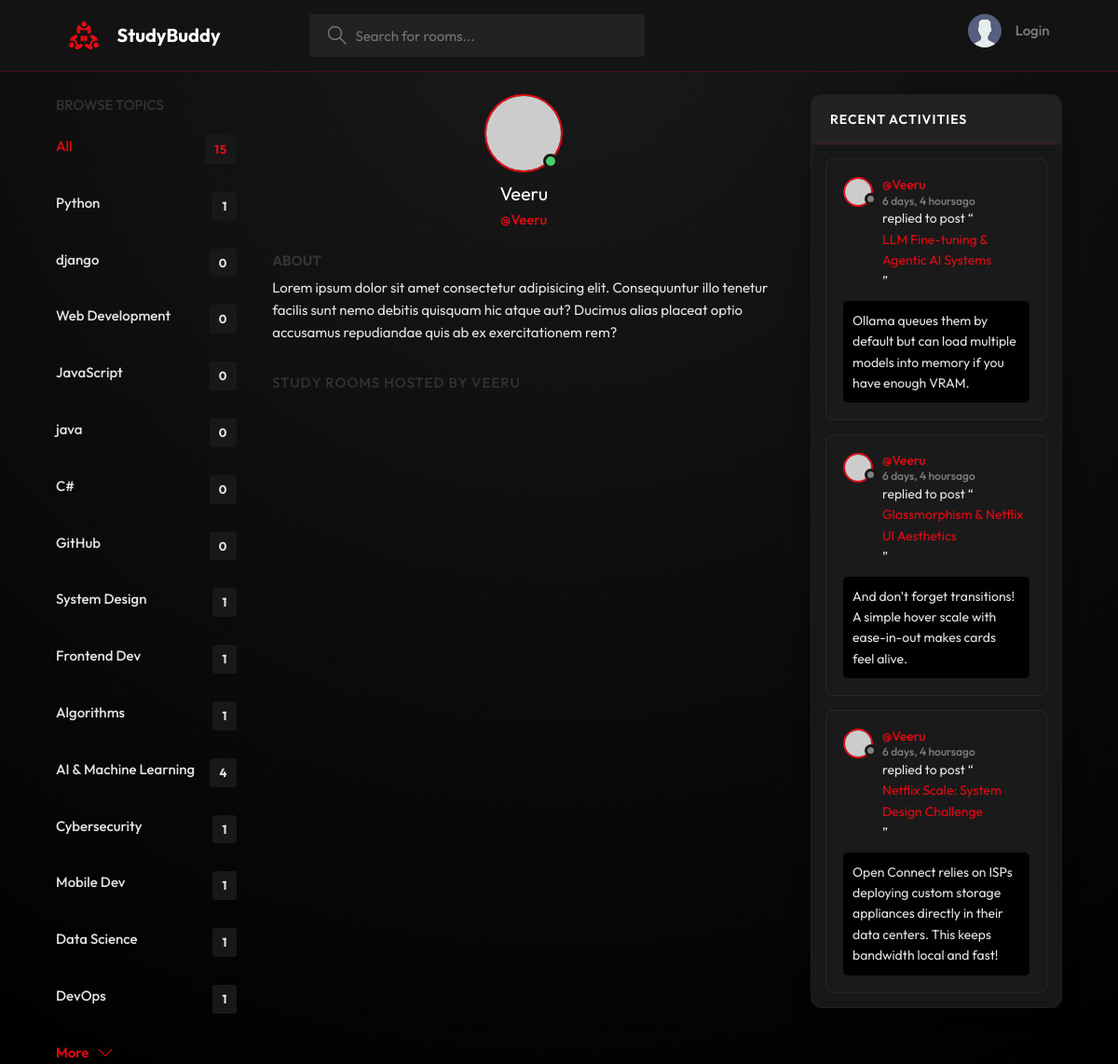
Page /profile/6/ on the earlier database version.
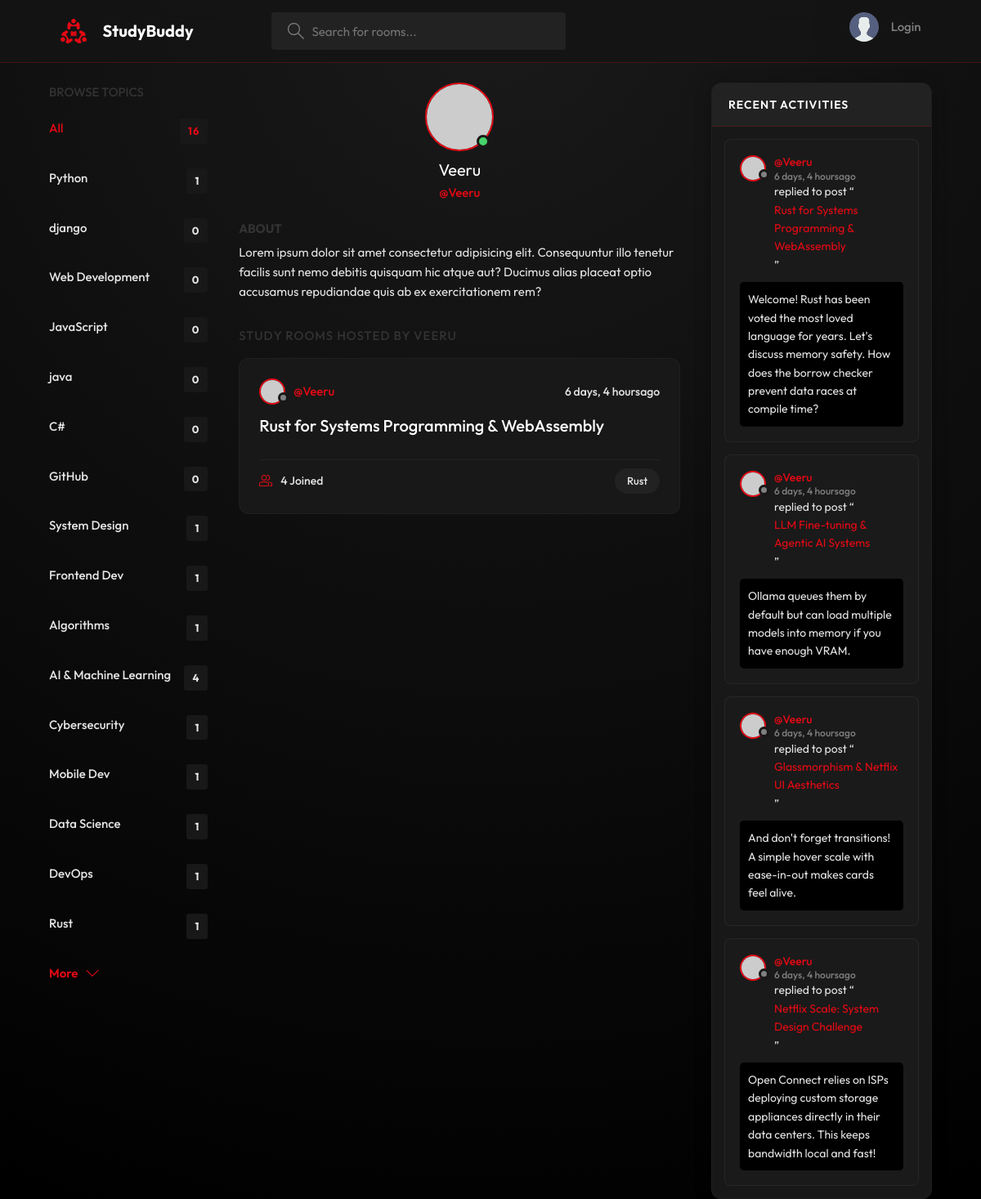
Same page on the later database version.
### base/models.py (models this page shows, shortened)
class Topic(models.Model):
    name = models.CharField(max_length=200)

class Message(models.Model):
    user = models.ForeignKey(User, on_delete = models.CASCADE)
    room = models.ForeignKey(Room, on_delete = models.CASCADE )
    body = models.TextField()
    updated = models.DateTimeField(auto_now=True)
    created = models.DateTimeField(auto_now_add=True)
    class Meta:
        ordering = ['-updated', '-created']

class Room(models.Model):
    host = models.ForeignKey(User, on_delete = models.SET_NULL, null=True)
    topic = models.ForeignKey(Topic, on_delete = models.SET_NULL, null=True)
    name = models.CharField(max_length=200)
    description = models.TextField(null=True, blank=True)
    participants = models.ManyToManyField(User, related_name='participants', blank=True)
    updated = models.DateTimeField(auto_now=True)
    created = models.DateTimeField(auto_now_add=True)
    class Meta:
        ordering = ['-updated', '-created']
    def __str__(self):
        return self.name

### base/views.py (the view)
# urls.py: path('profile/<str:pk>/', views.userProfile, name="user-profile"),
def userProfile(request,pk):
    user = User.objects.get(id=pk)
    room_messages = user.message_set.all().order_by('-created')
    topics = Topic.objects.all()
    rooms = user.room_set.all()
    context = {'user': user, 'rooms':rooms,
               'topics': topics,
               'room_messages':room_messages}
    return render(request, 'base/profile.html', context)

### base/templates/base/profile.html (shortened to what this page needs)
{% extends 'main.html' %}
{% block content %}
  <main class="profile-page layout layout--3">
    <div class="container">
      {% include 'base/topics_component.html' %}
      <div class="roomList">
        <div class="profile">
          <div class="profile__avatar">
            <div class="avatar avatar--large active">
              <img src="https://randomuser.me/api/portraits/men/11.jpg" />
            </div>
          </div>
          <div class="profile__info">
            <h3>{{user.username}}</h3>
            <p>@{{user.username}}</p>
          </div>
          <div class="profile__about">
            <h3>About</h3>
            <p>
              Lorem ipsum dolor sit amet consectetur adipisicing elit. Consequuntur illo tenetur
              facilis sunt nemo debitis quisquam hic atque aut? Ducimus alias placeat optio
              accusamus repudiandae quis ab ex exercitationem rem?
            </p>
          </div>
        </div>
        <div class="roomList__header">
          <div>
            <h2>Study Rooms Hosted by {{user.username}}</h2>
          </div>
        </div>
        {% include 'base/feed_component.html' %}
      </div>
      {% include 'base/activity_component.html' %}
    </div>
  </main>
{% endblock content %}

### templates/main.html (shortened to what this page needs)
<!DOCTYPE html>
{% load static %}
<html lang="en">
  <head>
    <link rel="stylesheet" href="{% static 'styles/style.css' %}?v=2" />
  </head>
  <body>
    {% include 'navbar.html' %}
    {% block content %}
    {% endblock content %}
  </body>
</html>

### templates/navbar.html (shortened to what this page needs)
    {% load static %}
    <header class="header header--loggedIn">
      <div class="container">
        <a href="{% url 'home' %}" class="header__logo">
          <img src="{% static 'images/logo.svg' %}?v=2" />
          <h1>StudyBuddy</h1>
        </a>
        <form class="header__search" method="GET" action="{% url 'home' %}">
          <label>
            <input name="q" placeholder="Search for rooms..." />
          </label>
        </form>
        <nav class="header__menu">
        {% if request.user.is_authenticated %}
          <div class="header__user">
            <a href="{% url 'update-user' %}">
              <div class="avatar avatar--medium active">
                <img src="https://randomuser.me/api/portraits/men/37.jpg" />
              </div>
              <p>{{request.user.username}}<span>@{{request.user.username}}</span></p>
            </a>
            <button class="dropdown-button">
              <svg version="1.1" xmlns="http://www.w3.org/2000/svg" width="32" height="32" viewBox="0 0 32 32">
                <title>chevron-down</title>
                <path d="M16 21l-13-13h-3l16 16 16-16h-3l-13 13z"></path>
              </svg>
            </button>
          </div>
          {% else %}
          <a href="{% url 'login' %}">
            <img src="{% static 'images/avatar.svg' %}" />
            <p>Login</p>
          </a>
          {% endif %}
        </nav>
      </div>
    </header>

### base/templates/base/topics_component.html
<div class="topics">
    <div class="topics__header">
            <h2>Browse Topics</h2>
    </div>
        <ul class="topics__list">
            <li>
              <a href="{% url 'home' %}" class="active">All<span>{{topics.count}}</span></a>
            </li>
            {% for topic in topics %}
            <li>
              <a href="{% url 'home' %}?q={{topic.name}}">{{topic.name}}<span>{{topic.room_set.all.count}}</span></a>
            </li>
            {% endfor%}
        </ul>
          <a class="btn btn--link" href="{% url 'topics' %}">
            More
            <svg version="1.1" xmlns="http://www.w3.org/2000/svg" width="32" height="32" viewBox="0 0 32 32">
              <title>chevron-down</title>
              <path d="M16 21l-13-13h-3l16 16 16-16h-3l-13 13z"></path>
            </svg>
          </a>
        </div>

### base/templates/base/feed_component.html (shortened to what this page needs)
{% for room in rooms %}
        <div class="roomListRoom">
            <div class="roomListRoom__header">
              <a href="{% url 'user-profile' room.host.id %}" class="roomListRoom__author">
                <div class="avatar avatar--small">
                  <img src="https://randomuser.me/api/portraits/women/11.jpg" />
                </div>
                <span>@{{room.host.username}}</span>
              </a>
              <div class="roomListRoom__actions">
                <span>{{room.created|timesince}}ago</span>
              </div>
            </div>
            <div class="roomListRoom__content">
              <a href="{% url 'room' room.id %}">{{room.name}}</a>
            </div>
            <div class="roomListRoom__meta">
              <a href="{% url 'room' room.id %}" class="roomListRoom__joined">
                {{room.participants.all.count}} Joined
              </a>
              <p class="roomListRoom__topic">{{room.topic.name}}</p>
            </div>
        </div>
{% endfor %}

### base/templates/base/activity_component.html (shortened to what this page needs)
        <div class="activities">
          <div class="activities__header">
            <h2>Recent Activities</h2>
          </div>
         {% for message in room_messages %}
          <div class="activities__box">
            <div class="activities__boxHeader roomListRoom__header">
              <a href="{% url 'user-profile' message.user.id %}" class="roomListRoom__author">
                <div class="avatar avatar--small">
                  <img src="https://randomuser.me/api/portraits/women/11.jpg" />
                </div>
                <p>
                  @{{ message.user }}
                  <span>{{message.created|timesince}}ago</span>
                </p>
              </a>
            </div>
            <div class="activities__boxContent">
              <p>replied to post “<a href="{% url 'room' message.room.id %}">{{message.room}}</a>”</p>
              <div class="activities__boxRoomContent">
                {{message.body}}
              </div>
            </div>
          </div>
          {% endfor %}
        </div>

Differences in the rows shown:
added Topic: name "Rust", room_set.all.count "1"
added Room: host.username "Veeru", created "6 days, 4 hours", name "Rust for Systems Programming & WebAssembly", participants.all.count "4", topic.name "Rust"
added Message: user "Veeru", created "6 days, 4 hours", room "Rust for Systems Programming & WebAssembly", body "Welcome! Rust has been voted the most loved language for years. Let's discuss memory safety. How does the borrow checker prevent data races at compile time?"
Other differences:
{{ topics.count }}: "15" → "16"
